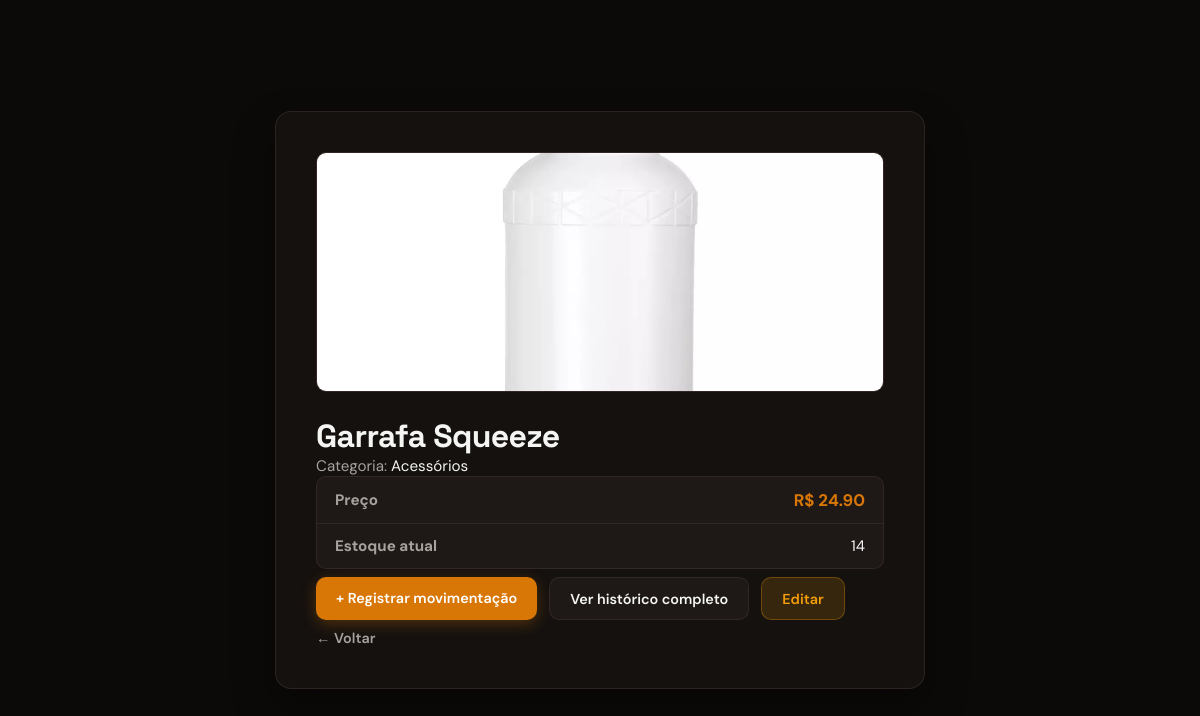
Before: /produtos/11 (signed in) with the older database file.
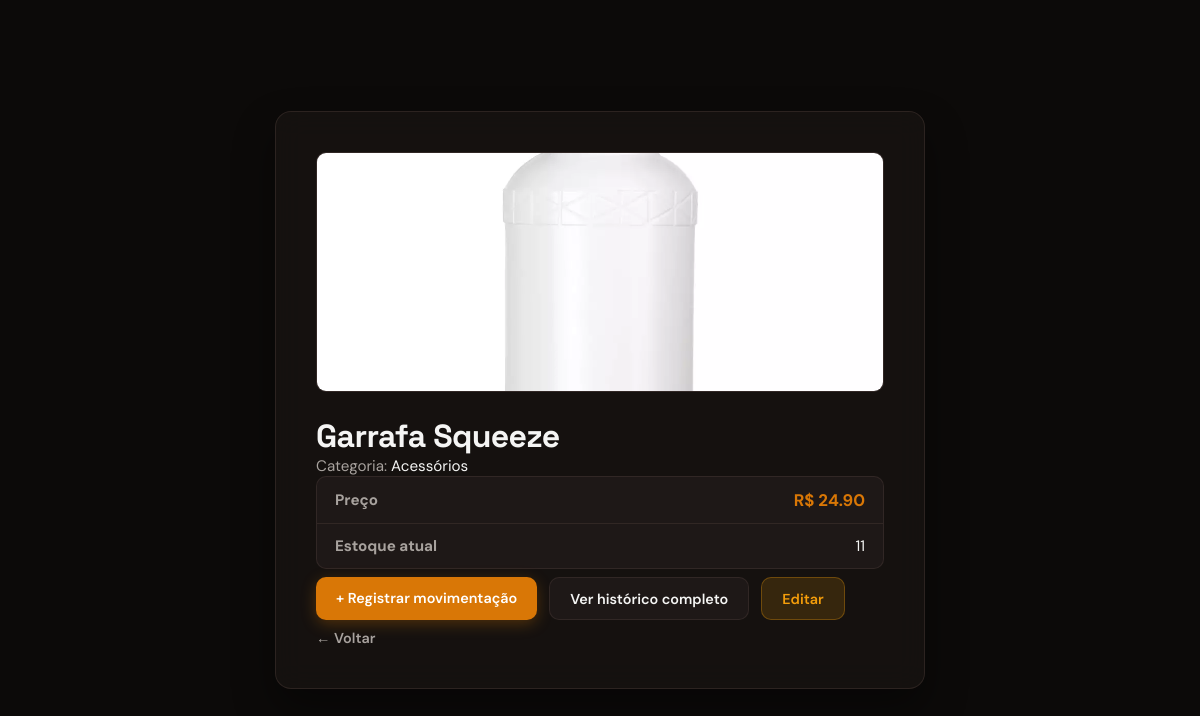
After: the same page with the newer database file.
### app/models/produto.py (models this page shows, shortened)
class Produto(Base):
    __tablename__ = "produtos"
    id            = Column(Integer, primary_key=True, index=True)
    nome          = Column(String(150), nullable=False, index=True)
    preco         = Column(Float, nullable=False, default=0.0)
    estoque_atual = Column(Integer, nullable=False, default=0)
    variacao      = Column(String(80), nullable=True, index=True)
    ativo         = Column(Boolean, default=True)
    imagem_path = Column(String(255), nullable=True)
    categoria_id = Column(
        Integer,
        ForeignKey("categorias.id", ondelete="SET NULL"),
        nullable=True
    )
    categoria = relationship(
        "Categoria",
        back_populates="produtos"
    )

### app/controllers/produto_controller.py (the view)
@router.get("/{produto_id}")
def detalhe_produto(
    produto_id: int,
    request: Request,
    db: Session = Depends(get_db),
    usuario=Depends(get_usuario_logado)
):
    produto = (
        db.query(Produto)
        .filter(
            Produto.id == produto_id,
            Produto.ativo == True
        )
        .first()
    )
    if not produto:
        return RedirectResponse(
            url="/produtos",
            status_code=302
        )
    return templates.TemplateResponse(
        request,
        "produtos/detalhe.html",
        {
            "request": request,
            "usuario": usuario,
            "produto": produto,
        }
    )

### app/templates/produtos/detalhe.html (shortened to what this page needs)
<!DOCTYPE html>
<html lang="pt-br">
<head>
    <link rel="stylesheet" href="/static/css/produtos/detalhe.css">
</head>
<body>
    <div class="container">
        <div class="produto-card">
            <div class="produto-img-wrap">
                <img src="{{ produto.imagem_url }}" alt="{{ produto.nome }}">
            </div>
            <div class="produto-info">
                <h1>{{ produto.nome }}</h1>
                <p class="categoria">Categoria: <span>{{ produto.categoria.nome if produto.categoria else "—" }}</span></p>
                <div class="table-box">
                    <table>
                        <tr>
                            <td><strong>Preço</strong></td>
                            <td class="text-right highlight">R$ {{ "%.2f"|format(produto.preco) }}</td>
                        </tr>
                        <tr>
                            <td><strong>Estoque atual</strong></td>
                            <td class="text-right">{{ produto.estoque_atual }}</td>
                        </tr>
                    </table>
                </div>
                <div class="actions">
                    <a href="/movimentacoes/nova?produto_id={{ produto.id }}" class="btn-primary">
                        + Registrar movimentação
                    </a>
                    <a href="/movimentacoes/produto/{{ produto.id }}" class="btn-secondary">
                        Ver histórico completo
                    </a>
                    {% if usuario and usuario.role == 'admin' %}
                    <a href="/produtos/{{ produto.id }}/editar" class="btn-edit">Editar</a>
                    {% endif %}
                </div>
                <div class="back-wrap">
                    <a href="/produtos" class="back-link">← Voltar</a>
                </div>
            </div>
        </div>
    </div>
</body>
</html>

Changed rows visible on the page:
changed Produto "Garrafa Squeeze": estoque_atual "14" → "11"
